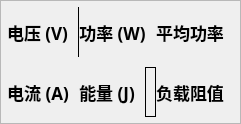
     <widget class="QFrame" name="frameLcd">
      <property name="font">
       <font>
        <family>Sarasa Fixed SC SemiBold</family>
       </font>
      </property>
      <property name="frameShape">
       <enum>QFrame::StyledPanel</enum>
      </property>
      <property name="frameShadow">
       <enum>QFrame::Plain</enum>
      </property>
      <property name="lineWidth">
       <number>2</number>
      </property>
      <layout class="QVBoxLayout" name="verticalLayout_19">
       <property name="leftMargin">
        <number>6</number>
       </property>
       <property name="topMargin">
        <number>6</number>
       </property>
       <property name="rightMargin">
        <number>6</number>
       </property>
       <property name="bottomMargin">
        <number>6</number>
       </property>
       <item>
        <layout class="QHBoxLayout" name="horizontalLayout_7" stretch="1,1,1">
         <property name="spacing">
          <number>0</number>
         </property>
         <item>
          <layout class="QVBoxLayout" name="verticalLayout">
           <property name="spacing">
            <number>10</number>
           </property>
           <item>
            <layout class="QHBoxLayout" name="horizontalLayout" stretch="2,5">
             <item>
              <widget class="QLabel" name="label">
               <property name="minimumSize">
                <size>
                 <width>0</width>
                 <height>50</height>
                </size>
               </property>
               <property name="font">
                <font>
                 <family>Sarasa Fixed SC SemiBold</family>
                 <pointsize>13</pointsize>
                 <bold>true</bold>
                </font>
               </property>
               <property name="text">
                <string>电压 (V)</string>
               </property>
               <property name="scaledContents">
                <bool>false</bool>
               </property>
               <property name="alignment">
                <set>Qt::AlignCenter</set>
               </property>
               <property name="margin">
                <number>6</number>
               </property>
              </widget>
             </item>
             <item>
              <widget class="QLCDNumber" name="lcdVoltage">
               <property name="enabled">
                <bool>true</bool>
               </property>
               <property name="sizePolicy">
                <sizepolicy hsizetype="Ignored" vsizetype="Minimum">
                 <horstretch>0</horstretch>
                 <verstretch>0</verstretch>
                </sizepolicy>
               </property>
               <property name="maximumSize">
                <size>
                 <width>280</width>
                 <height>16777215</height>
                </size>
               </property>
               <property name="font">
                <font>
                 <family>Sarasa Fixed SC SemiBold</family>
                 <bold>false</bold>
                </font>
               </property>
               <property name="frameShape">
                <enum>QFrame::Box</enum>
               </property>
               <property name="frameShadow">
                <enum>QFrame::Plain</enum>
               </property>
               <property name="smallDecimalPoint">
                <bool>true</bool>
               </property>
               <property name="digitCount">
                <number>6</number>
               </property>
               <property name="mode">
                <enum>QLCDNumber::Dec</enum>
               </property>
               <property name="segmentStyle">
                <enum>QLCDNumber::Flat</enum>
               </property>
               <property name="value" stdset="0">
                <double>0.000000000000000</double>
               </property>
               <property name="intValue" stdset="0">
                <number>0</number>
               </property>
              </widget>
             </item>
            </layout>
           </item>
           <item>
            <layout class="QHBoxLayout" name="horizontalLayout_2" stretch="2,5">
             <item>
              <widget class="QLabel" name="label_2">
               <property name="minimumSize">
                <size>
                 <width>0</width>
                 <height>50</height>
                </size>
               </property>
               <property name="font">
                <font>
                 <family>Sarasa Fixed SC SemiBold</family>
                 <pointsize>13</pointsize>
                 <bold>true</bold>
                </font>
               </property>
               <property name="text">
                <string>电流 (A)</string>
               </property>
               <property name="scaledContents">
                <bool>false</bool>
               </property>
               <property name="alignment">
                <set>Qt::AlignCenter</set>
               </property>
               <property name="margin">
                <number>6</number>
               </property>
              </widget>
             </item>
             <item>
              <widget class="QLCDNumber" name="lcdCurrent">
               <property name="sizePolicy">
                <sizepolicy hsizetype="Ignored" vsizetype="Minimum">
                 <horstretch>0</horstretch>
                 <verstretch>0</verstretch>
                </sizepolicy>
               </property>
               <property name="maximumSize">
                <size>
                 <width>280</width>
                 <height>16777215</height>
                </size>
               </property>
               <property name="font">
                <font>
                 <family>Sarasa Fixed SC SemiBold</family>
                </font>
               </property>
               <property name="frameShape">
                <enum>QFrame::Box</enum>
               </property>
               <property name="frameShadow">
                <enum>QFrame::Plain</enum>
               </property>
               <property name="smallDecimalPoint">
                <bool>true</bool>
               </property>
               <property name="digitCount">
                <number>6</number>
               </property>
               <property name="segmentStyle">
                <enum>QLCDNumber::Flat</enum>
               </property>
               <property name="value" stdset="0">
                <double>0.000000000000000</double>
               </property>
               <property name="intValue" stdset="0">
                <number>0</number>
               </property>
              </widget>
             </item>
            </layout>
           </item>
          </layout>
         </item>
         <item>
          <layout class="QVBoxLayout" name="verticalLayout_2">
           <property name="spacing">
            <number>10</number>
           </property>
           <item>
            <layout class="QHBoxLayout" name="horizontalLayout_3" stretch="2,5">
             <item>
              <widget class="QLabel" name="label_3">
               <property name="font">
                <font>
                 <family>Sarasa Fixed SC SemiBold</family>
                 <pointsize>13</pointsize>
                 <bold>true</bold>
                </font>
               </property>
               <property name="text">
                <string>功率 (W)</string>
               </property>
               <property name="scaledContents">
                <bool>false</bool>
               </property>
               <property name="alignment">
                <set>Qt::AlignCenter</set>
               </property>
               <property name="margin">
                <number>6</number>
               </property>
              </widget>
             </item>
             <item>
              <widget class="QLCDNumber" name="lcdPower">
               <property name="sizePolicy">
                <sizepolicy hsizetype="Ignored" vsizetype="Minimum">
                 <horstretch>0</horstretch>
                 <verstretch>0</verstretch>
                </sizepolicy>
               </property>
               <property name="maximumSize">
                <size>
                 <width>280</width>
                 <height>16777215</height>
                </size>
               </property>
               <property name="font">
                <font>
                 <family>Sarasa Fixed SC SemiBold</family>
                </font>
               </property>
               <property name="frameShape">
                <enum>QFrame::Box</enum>
               </property>
               <property name="frameShadow">
                <enum>QFrame::Plain</enum>
               </property>
               <property name="smallDecimalPoint">
                <bool>true</bool>
               </property>
               <property name="digitCount">
                <number>6</number>
               </property>
               <property name="segmentStyle">
                <enum>QLCDNumber::Flat</enum>
               </property>
               <property name="value" stdset="0">
                <double>0.000000000000000</double>
               </property>
               <property name="intValue" stdset="0">
                <number>0</number>
               </property>
              </widget>
             </item>
            </layout>
           </item>
           <item>
            <layout class="QHBoxLayout" name="horizontalLayout_4" stretch="2,5">
             <item>
              <widget class="QLabel" name="label_4">
               <property name="font">
                <font>
                 <family>Sarasa Fixed SC SemiBold</family>
                 <pointsize>13</pointsize>
                 <bold>true</bold>
                </font>
               </property>
               <property name="text">
                <string>能量 (J)</string>
               </property>
               <property name="scaledContents">
                <bool>false</bool>
               </property>
               <property name="alignment">
                <set>Qt::AlignCenter</set>
               </property>
               <property name="margin">
                <number>6</number>
               </property>
               <property name="indent">
                <number>-1</number>
               </property>
              </widget>
             </item>
             <item>
              <widget class="QLCDNumber" name="lcdEnerge">
               <property name="sizePolicy">
                <sizepolicy hsizetype="Ignored" vsizetype="Minimum">
                 <horstretch>0</horstretch>
                 <verstretch>0</verstretch>
                </sizepolicy>
               </property>
               <property name="maximumSize">
                <size>
                 <width>280</width>
                 <height>16777215</height>
                </size>
               </property>
               <property name="font">
                <font>
                 <family>Sarasa Fixed SC SemiBold</family>
                </font>
               </property>
               <property name="frameShape">
                <enum>QFrame::Box</enum>
               </property>
               <property name="frameShadow">
                <enum>QFrame::Plain</enum>
               </property>
               <property name="smallDecimalPoint">
                <bool>true</bool>
               </property>
               <property name="digitCount">
                <number>6</number>
               </property>
               <property name="segmentStyle">
                <enum>QLCDNumber::Flat</enum>
               </property>
               <property name="value" stdset="0">
                <double>0.000000000000000</double>
               </property>
               <property name="intValue" stdset="0">
                <number>0</number>
               </property>
              </widget>
             </item>
            </layout>
           </item>
          </layout>
         </item>
         <item>
          <layout class="QVBoxLayout" name="verticalLayout_3">
           <property name="spacing">
            <number>10</number>
           </property>
           <item>
            <layout class="QHBoxLayout" name="horizontalLayout_5" stretch="2,5">
             <item>
              <widget class="QLabel" name="label_5">
               <property name="font">
                <font>
                 <family>Sarasa Fixed SC SemiBold</family>
                 <pointsize>13</pointsize>
                 <bold>true</bold>
                </font>
               </property>
               <property name="text">
                <string>平均功率</string>
               </property>
               <property name="scaledContents">
                <bool>false</bool>
               </property>
               <property name="alignment">
                <set>Qt::AlignCenter</set>
               </property>
               <property name="margin">
                <number>6</number>
               </property>
              </widget>
             </item>
             <item>
              <widget class="QLCDNumber" name="lcdAvgPower">
               <property name="sizePolicy">
                <sizepolicy hsizetype="Ignored" vsizetype="Minimum">
                 <horstretch>0</horstretch>
                 <verstretch>0</verstretch>
                </sizepolicy>
               </property>
               <property name="maximumSize">
                <size>
                 <width>280</width>
                 <height>16777215</height>
                </size>
               </property>
               <property name="font">
                <font>
                 <family>Sarasa Fixed SC SemiBold</family>
                </font>
               </property>
               <property name="frameShape">
                <enum>QFrame::Box</enum>
               </property>
               <property name="frameShadow">
                <enum>QFrame::Plain</enum>
               </property>
               <property name="smallDecimalPoint">
                <bool>true</bool>
               </property>
               <property name="digitCount">
                <number>6</number>
               </property>
               <property name="segmentStyle">
                <enum>QLCDNumber::Flat</enum>
               </property>
               <property name="value" stdset="0">
                <double>0.000000000000000</double>
               </property>
               <property name="intValue" stdset="0">
                <number>0</number>
               </property>
              </widget>
             </item>
            </layout>
           </item>
           <item>
            <layout class="QHBoxLayout" name="horizontalLayout_6" stretch="2,5">
             <item>
              <widget class="QLabel" name="label_6">
               <property name="font">
                <font>
                 <family>Sarasa Fixed SC SemiBold</family>
                 <pointsize>13</pointsize>
                 <bold>true</bold>
                </font>
               </property>
               <property name="text">
                <string>负载阻值</string>
               </property>
               <property name="scaledContents">
                <bool>false</bool>
               </property>
               <property name="alignment">
                <set>Qt::AlignCenter</set>
               </property>
               <property name="margin">
                <number>6</number>
               </property>
              </widget>
             </item>
             <item>
              <widget class="QLCDNumber" name="lcdResistence">
               <property name="sizePolicy">
                <sizepolicy hsizetype="Ignored" vsizetype="Minimum">
                 <horstretch>0</horstretch>
                 <verstretch>0</verstretch>
                </sizepolicy>
               </property>
               <property name="maximumSize">
                <size>
                 <width>280</width>
                 <height>16777215</height>
                </size>
               </property>
               <property name="font">
                <font>
                 <family>Sarasa Fixed SC SemiBold</family>
                </font>
               </property>
               <property name="frameShape">
                <enum>QFrame::Box</enum>
               </property>
               <property name="frameShadow">
                <enum>QFrame::Plain</enum>
               </property>
               <property name="smallDecimalPoint">
                <bool>true</bool>
               </property>
               <property name="digitCount">
                <number>6</number>
               </property>
               <property name="segmentStyle">
                <enum>QLCDNumber::Flat</enum>
               </property>
               <property name="value" stdset="0">
                <double>0.000000000000000</double>
               </property>
               <property name="intValue" stdset="0">
                <number>0</number>
               </property>
              </widget>
             </item>
            </layout>
           </item>
          </layout>
         </item>
        </layout>
       </item>
      </layout>
     </widget>
